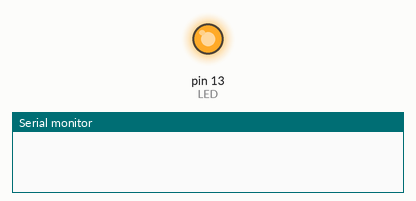
Recording of a sketch running on a simulated Arduino Uno, built with avr-gcc and run on an emulated ATmega328P. Parts: output pins drawn as LEDs (lit = HIGH), the last lines printed to the serial monitor. The modem accepts every AT command (registered, SIM ready, sends succeed) and sends nothing else.

Above: at 0.5 s.
At 17.3 s:
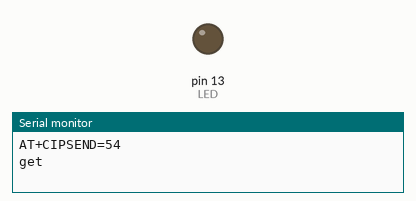
Timing chart, 0 to 43.8 s (numbered marks = the images above):
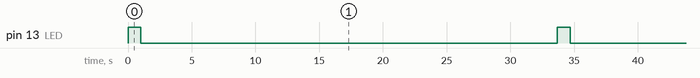

Measured:
- by itself, pin 13 (LED): alternates HIGH for 1.0 s and LOW for 32.7 s

The sketch:

ESP_val.ino
```cpp
#include <SoftwareSerial.h>

int LED=13;
String api_key="RVO07NM2HHOZK6LW";  //Thingspeak API Write Key
SoftwareSerial sSerial(10,11);

void setup() {
  pinMode(LED, OUTPUT);             //設定 DIO Pin 13 為 LED 輸出
  Serial.begin(9600);                //啟始硬體串列埠 (除錯用)
  sSerial.begin(9600);              //啟始軟體串列埠 (與 ESP8266 介接用)
  sSerial.println("AT+RST");        //軟體串列埠傳送 AT 指令重啟 ESP8266
  }

void loop() {
  float h=888;
  blink_led(1000,500);
  String param="&field1=" + (String)h; //製作參數字串
  String cmd="AT+CIPSTART=\"TCP\",\"184.106.153.149\",80";
  sSerial.println(cmd); //向 ESP8266 傳送 TCP 連線之 AT 指令

 if (sSerial.find("Error")) {
    Serial.println("AT+CIPSTART error!");
    return;  //連線失敗跳出目前迴圈 (不做後續傳送作業)
    }
if(sSerial.find("CONNECT")){
  Serial.println("CONNECT");
}

  Serial.println(cmd);  //輸出 AT 指令於監控視窗
  String GET="GET /update?api_key=" + api_key + param + "\r\n\r\n";
  Serial.println(GET);  //顯示 GET 字串內容於監控視窗
  cmd="AT+CIPSEND=" + String(GET.length()); //傳送 GET 字串長度之 AT 指令
  Serial.println(cmd); //輸出 AT 指令於監控視窗

  sSerial.println(cmd);  //告知 ESP8266 即將傳送之 GET 字串長度

if (sSerial.find(">")) {  //若收到 ESP8266 的回應標頭結束字元
    sSerial.print(GET);  //向 ESP8266 傳送 GET 字串內容
    Serial.println("get");
    }
  else {  //沒有收到 ESP8266 回應
    sSerial.println("AT+CIPCLOSE");  //關閉 TCP 連線
    Serial.println("AT+CIPCLOSE");    //顯示連線關閉訊息於監控視窗
    Serial.println(sSerial.read());
    }
  delay(30000);  //延遲 16 秒 (因 Thingspeak 每次更新須隔 60 秒)
}


void blink_led(int on, int off) {  //LED 閃爍函式
  digitalWrite(LED, HIGH);
  delay(on);
  digitalWrite(LED, LOW);
  delay(off);
  }
```
